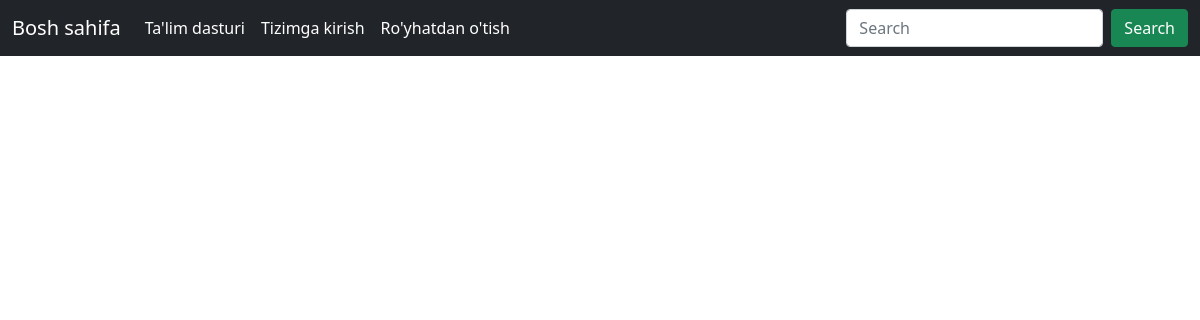
The app's page /curriculum/, older data.
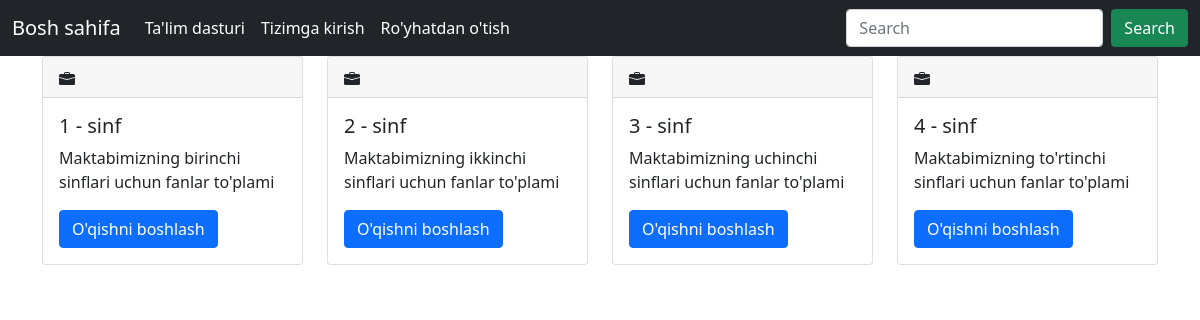
The same page, newer data.
### curriculum/models.py (models this page shows, shortened)
class Standard(models.Model):
    name = models.CharField(max_length=100, unique=True)
    slug = models.SlugField(null=True, blank=True)
    desciption = models.TextField(max_length=500, blank=True)

### curriculum/views.py (the view)
# urls.py: path('', views.StandardListView.as_view(), name='standard_list'),
class StandardListView(ListView):
    context_object_name = 'standards'
    model = Standard
    template_name = 'curriculum/standard_list_view.html'

### curriculum/templates/curriculum/standard_list_view.html (shortened to what this page needs)
{% extends 'base.html' %}
{% block content %}
<div class="container">
<div class='row justify-content-around'>
{% for standard in standards %}
<div class='col'>
    <div class="card">
        <h5 class="card-header"></h5>
    <div class="card-body">
        <h5 class="card-title">{{standard.name}}</h5>
        <p class="card-text">{{standard.desciption}}</p>
        <a href="{% url 'curriculum:subject_list' slug=standard.slug %}" class="btn btn-primary">O'qishni boshlash</a>
    </div>
    </div>
</div>
{% endfor %}
</div>
</div>
{% endblock content %}

### templates/base.html (shortened to what this page needs)
<!doctype html>
<html lang="en">
  <head>
    <link href="https://cdn.jsdelivr.net/npm/bootstrap@5.0.2/dist/css/bootstrap.min.css" rel="stylesheet">
  </head>
  <body>
  <nav class="navbar navbar-expand-lg navbar-dark bg-dark">
  <div class="container-fluid">
    <a class="navbar-brand" href="{% url 'index' %}">Bosh sahifa</a>
    <div class="collapse navbar-collapse" id="navbarSupportedContent">
      <ul class="navbar-nav me-auto mb-2 mb-lg-0">
        <li class="nav-item">
          <a class="nav-link active" aria-current="page" href="{% url 'curriculum:standard_list' %}">Ta'lim dasturi</a>
        </li>
        {% if user.is_authenticated %}
        <li class="nav-item">
          <a class="nav-link active" aria-current="page" href="{% url 'logout' %}">Tizimdan chiqish</a>
        </li>
        {% else %}
        <li class="nav-item">
          <a class="nav-link active" aria-current="page" href="{% url 'login' %}">Tizimga kirish</a>
        </li>
        <li class="nav-item">
          <a class="nav-link active" aria-current="page" href="{% url 'register' %}">Ro'yhatdan o'tish</a>
        </li>
        {% endif %}
      </ul>
      <form class="d-flex">
        <input class="form-control me-2" type="search" placeholder="Search" aria-label="Search">
        <button class="btn btn-success" type="submit">Search</button>
      </form>
    </div>
  </div>
</nav>
  {% block content %}
  {% endblock %}
  </body>
</html>

Row changes from the older to the newer data that the page shows:
added Standard: name "1 - sinf", desciption "Maktabimizning birinchi sinflari uchun fanlar to'plami"
added Standard: name "2 - sinf", desciption "Maktabimizning ikkinchi sinflari uchun fanlar to'plami"
added Standard: name "3 - sinf", desciption "Maktabimizning uchinchi sinflari uchun fanlar to'plami"
added Standard: name "4 - sinf", desciption "Maktabimizning to'rtinchi sinflari uchun fanlar to'plami"
